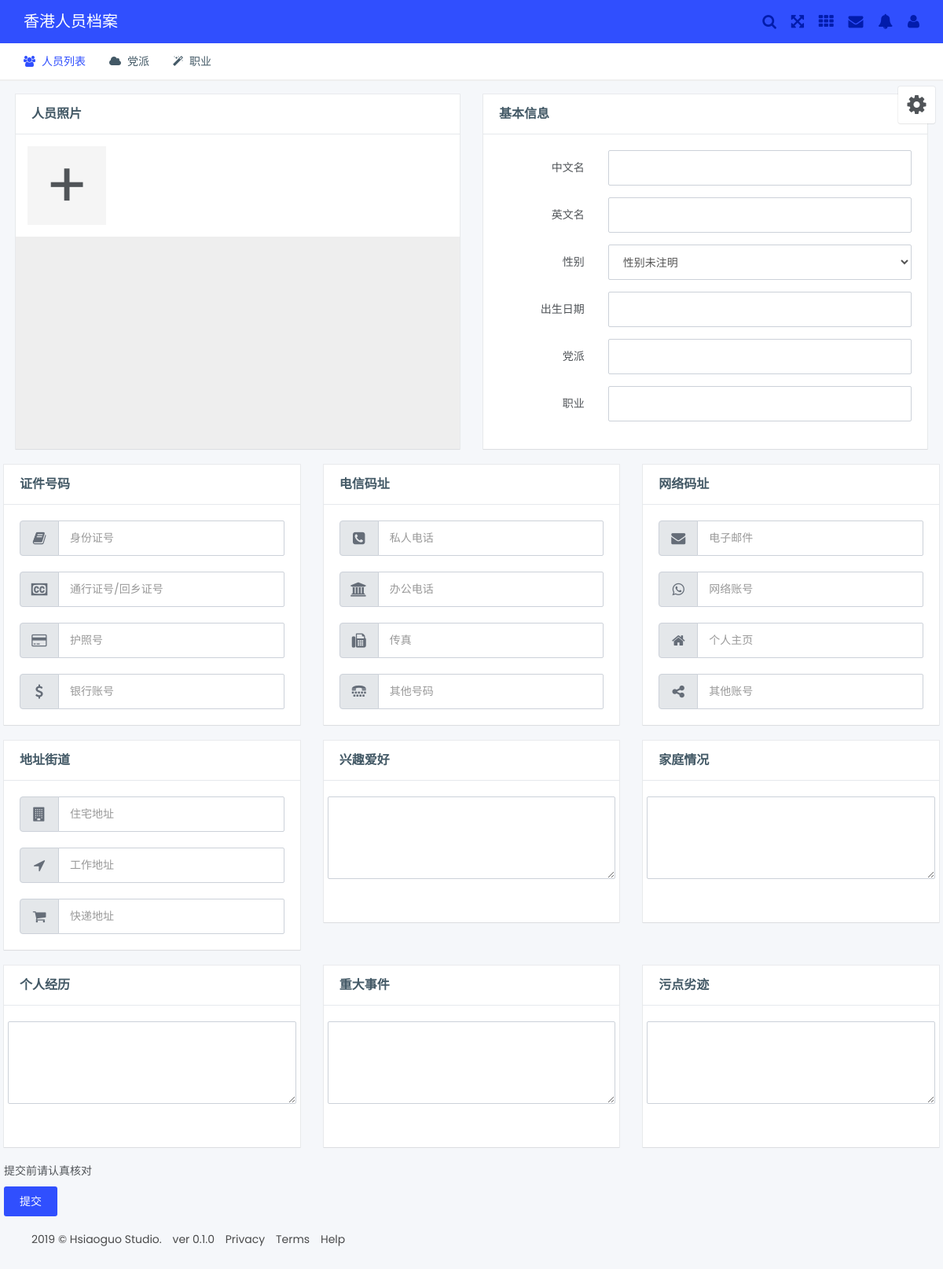
The page /profile/edit/6 on the database as committed earlier.
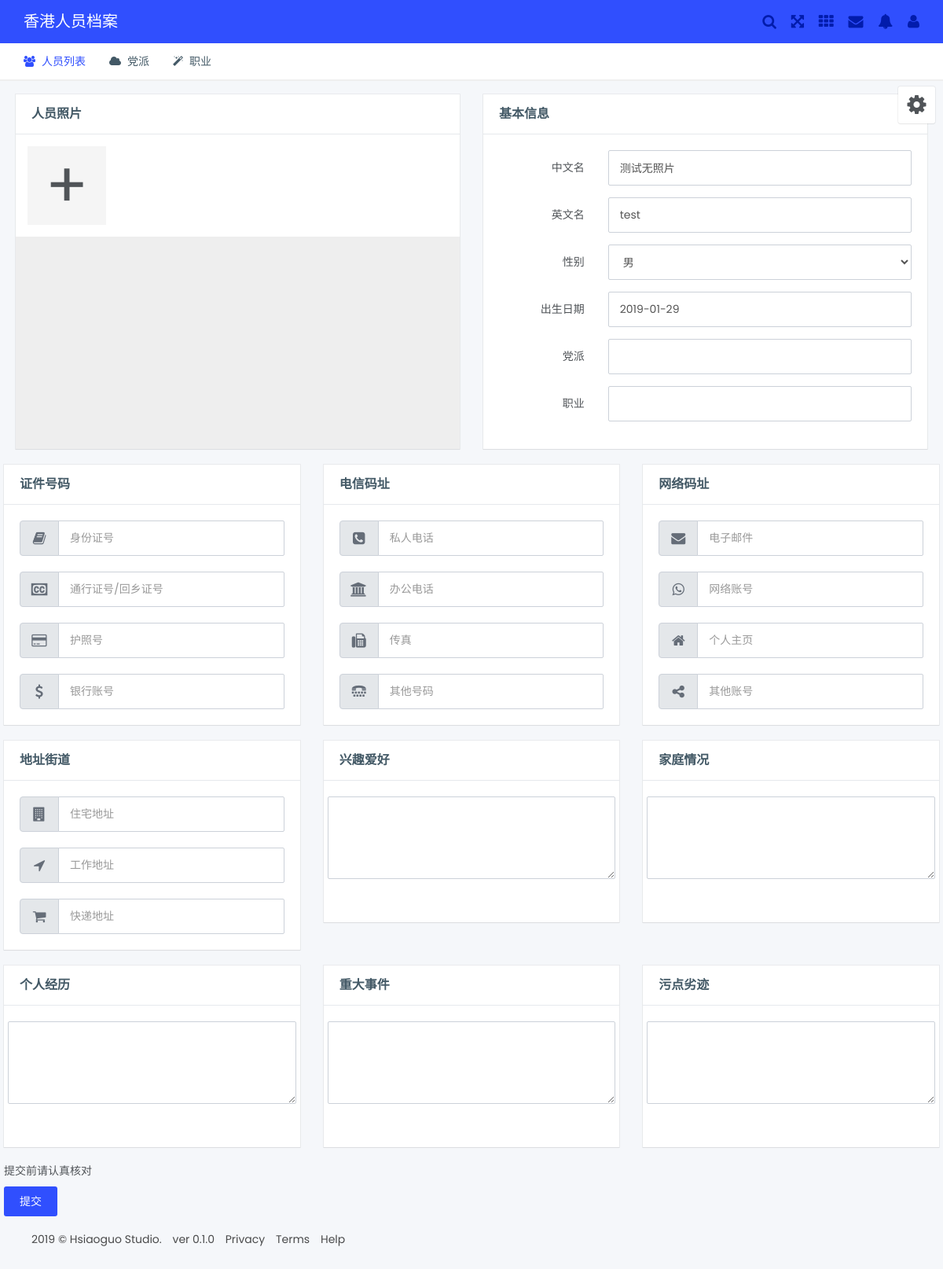
The same page on the database as committed later.
### hkprofile/models.py (models this page shows, shortened)
class PersonInfo(db.Model):
    __tablename__ = 'person_info'
    id = db.Column(db.Integer(), primary_key=True, autoincrement=True)
    birthdate = db.Column(db.Date)
    for key in list(columns.keys())[1:3]+list(columns.keys())[4:5] + list(columns.keys())[6:22]:
        exec("%s = db.Column(db.String(255))" % key)
    for key in list(columns.keys())[22:]:
        exec("%s = db.Column(db.Text)" % key)
    avatar = db.relationship('Avatar')
    '''
    cn_name = db.Column(db.String(255))
    en_name = db.Column(db.String(255))
    gender = db.Column(db.String(32))
    id_num = db.Column(db.String(64))
    permit_num = db.Column(db.String(64))
    passport = db.Column(db.String(64))
    home_address = db.Column(db.String(255))
    post_address = db.Column(db.String(255))
    company_address = db.Column(db.String(255))
    bank_account = db.Column(db.String(64))
    party_tag = db.Column(db.String(255))
    occupation = db.Column(db.String(64))
    private_phone = db.Column(db.String(255))
    office_phone = db.Column(db.String(255))
    fax = db.Column(db.String(255))
    other_number = db.Column(db.String(255))
    email = db.Column(db.String(255))
    internet_account = db.Column(db.String(255))
    home_page = db.Column(db.String(255))
    family = db.Column(db.Text)
    hobby = db.Column(db.Text)
    experience = db.Column(db.Text)
    event = db.Column(db.Text)
    stain = db.Column(db.Text)
    '''

### hkprofile/controllers/profiles.py (the view)
@profile.route('/edit/<int:person_id>', methods=['GET', 'POST'])
def edit(person_id=0):
    if request.method == 'POST':
        if request.form['birthdate']:
            b_date = datetime.strptime(request.form['birthdate'], '%m/%d/%Y')
        else:
            b_date = None
        p = PersonInfo(
            cn_name=request.form['cn_name'], en_name=request.form['en_name'], gender=request.form['gender'],
            birthdate=b_date, id_num=request.form['id_num'], permit_num=request.form['permit_num'],
            passport=request.form['passport'], home_address=request.form['home_address'],
            post_address=request.form['post_address'], company_address=request.form['company_address'],
            party_tag=request.form['party'], occupation=request.form['occupation'],
            private_phone=request.form['private_phone'],
            office_phone=request.form['company_phone'], fax=request.form['fax'], email=request.form['email'],
            internet_account=request.form['internet_account'], home_page=request.form['homepage'],
            bank_account=request.form['bank_account'], other_number=request.form['other_number'],
            family=request.form['family'], hobby=request.form['hobby'], experience=request.form['experience'],
            event=request.form['event'], stain=request.form['stain']
        )
        if request.form['picture']:
            for item in request.form['picture'].split('\n'):
                avt = Avatar(item)
                p.avatar.append(avt)
        db.session.add(p)
        db.session.commit()
        return redirect(url_for('profile.detail', person_id=p.id))
    else:
        p = PersonInfo.query.get(person_id)
        return render_template('edit.html', p=p)

### hkprofile/templates/edit.html (shortened to what the changed rows need)
{% extends "base.html" %}
{% block content %}
<div class="row">
	<form class="form-horizontal" action="/edit/{{ p.id }}" method="POST">
		<div class="col-lg-6 col-xs-12">
			<div class="box-content card white">
				<div class="card-content">
					<div class="form-group">
						<div class="col-sm-9">
							<input type="text" class="form-control" name="cn_name" id="inp-type-1" value={{ p.cn_name }}>
						</div>
					</div>
					<div class="form-group">
						<div class="col-sm-9">
							<input type="text" class="form-control" name="en_name" id="inp-type-2" value={{ p.en_name }}>
						</div>
					</div>
					<div class="form-group">
						<div class="col-sm-9">
							<select class="form-control" name="gender">
								<option {% if p.gender =="性别未注明" %} selected {% endif %}>性别未注明</option>
                        		<option {% if p.gender =="男" %} selected {% endif %}>男</option>
							</select>
						</div>
					</div>
					<div class="form-group">
						<div class="col-sm-9">
							<input type="text" class="form-control" value="{{ p.birthdate }}" name="birthdate" id="datepicker-autoclose">
						</div>
					</div>
				</div>
			</div>
		</div>
		<div class="row">
			<div class="col-lg-4 col-xs-12">
				<div class="box-content card white">
					<div class="card-content">
						<div class="input-group margin-bottom-20">
							<div class="input-group-btn"><label for="ig-1" class="btn btn-default"><i class="fa fa-book"></i></label></div>
							<input id="ig-1" type="text" class="form-control" name="id_num" {% if p.id_num %} value="{{ p.id_num }}" {% else %} placeholder="身份证号" {% endif %}>
						</div>
						<div class="input-group margin-bottom-20">
							<div class="input-group-btn"><label for="ig-2" class="btn btn-default"><i class="fa fa-cc"></i></label></div>
							<input id="ig-2" type="text" class="form-control" name="permit_num" {% if p.permit_num %} value="{{ p.permit_num }}" {% else %} placeholder="通行证号/回乡证号" {% endif %}>
						</div>
						<div class="input-group margin-bottom-20">
							<div class="input-group-btn"><label for="ig-3" class="btn btn-default"><i class="fa fa-credit-card"></i></label></div>
							<input id="ig-3" type="text" class="form-control" name="passport" {% if p.passport %} value="{{ p.passport }}" {% else %} placeholder="护照号" {% endif %}>
						</div>
						<div class="input-group">
							<div class="input-group-btn"><label for="ig-4" class="btn btn-default"><i class="fa fa-dollar"></i></label></div>
							<input id="ig-4" type="text" class="form-control" name="bank_account" {% if p.bank_account %} value="{{ p.bank_account }}" {% else %} placeholder="银行账号" {% endif %}>
						</div>
					</div>
				</div>
			</div>
			<div class="col-lg-4 col-xs-12">
				<div class="box-content card white">
					<div class="card-content">
						<div class="input-group margin-bottom-20">
							<div class="input-group-btn"><label for="ig-5" class="btn btn-default"><i class="fa fa-phone-square"></i></label></div>
							<input id="ig-5" type="text" class="form-control" name="private_phone" {% if p.private_phone %} value="{{ p.private_phone }}" {% else %} placeholder="私人电话" {% endif %}>
						</div>
						<div class="input-group margin-bottom-20">
							<div class="input-group-btn"><label for="ig-6" class="btn btn-default"><i class="fa fa-university"></i></label></div>
							<input id="ig-6" type="text" class="form-control" name="company_phone" {% if p.office_phone %} value="{{ p.office_phone }}" {% else %} placeholder="办公电话" {% endif %}>
						</div>
						<div class="input-group margin-bottom-20">
							<div class="input-group-btn"><label for="ig-7" class="btn btn-default"><i class="fa fa-fax"></i></label></div>
							<input id="ig-7" type="text" class="form-control" name="fax" {% if p.fax %} value="{{ p.fax }}" {% else %} placeholder="传真" {% endif %}>
						</div>
						<div class="input-group">
							<div class="input-group-btn"><label for="ig-8" class="btn btn-default"><i class="fa fa-tty"></i></label></div>
							<input id="ig-8" type="text" class="form-control" name="other_number" {% if p.other_number %} value="{{ p.other_number }}" {% else %} placeholder="其他号码" {% endif %}>
						</div>
					</div>
				</div>
			</div>
			<div class="col-lg-4 col-xs-12">
				<div class="box-content card white">
					<div class="card-content">
						<div class="input-group margin-bottom-20">
							<div class="input-group-btn"><label for="ig-9" class="btn btn-default"><i class="fa fa-envelope"></i></label></div>
							<input id="ig-9" type="email" class="form-control" name="email" {% if p.email %} value="{{ p.email }}" {% else %} placeholder="电子邮件" {% endif %}>
						</div>
						<div class="input-group margin-bottom-20">
							<div class="input-group-btn"><label for="ig-10" class="btn btn-default"><i class="fa fa-whatsapp"></i></label></div>
							<input id="ig-10" type="text" class="form-control" name="internet_account" {% if p.internet_account %} value="{{ p.internet_account }}" {% else %} placeholder="网络账号" {% endif %}>
						</div>
					</div>
				</div>
			</div>
		</div>
		<div class="row">
			<div class="col-lg-4 col-xs-12">
				<div class="box-content card white">
					<div class="card-content">
						<div class="input-group margin-bottom-20">
							<div class="input-group-btn"><label for="ig-13" class="btn btn-default"><i class="fa fa-building"></i></label></div>
							<input id="ig-13" type="text" class="form-control" name="home_address" {% if p.home_address %} value="{{ p.home_address }}" {% else %} placeholder="住宅地址" {% endif %}>
						</div>
						<div class="input-group margin-bottom-20">
							<div class="input-group-btn"><label for="ig-14" class="btn btn-default"><i class="fa fa-location-arrow"></i></label></div>
							<input id="ig-14" type="text" class="form-control" name="company_address" {% if p.company_address %} value="{{ p.company_address }}" {% else %} placeholder="工作地址" {% endif %}>
						</div>
						<div class="input-group">
							<div class="input-group-btn"><label for="ig-15" class="btn btn-default"><i class="fa fa-shopping-cart"></i></label></div>
							<input id="ig-15" type="text" class="form-control" name="post_address" {% if p.post_address %} value="{{ p.post_address }}" {% else %} placeholder="快递地址" {% endif %}>
						</div>
					</div>
				</div>
			</div>
		</div>
	</form>
</div>
{% endblock %}

Rows that differ between the two databases and show on the page:
added PersonInfo: cn_name "测试无照片", gender "男", birthdate "2019-01-29"
Other text that changed with them:
form field en_name: (not shown) → "test"
form field gender: "性别未注明" → (not shown)
